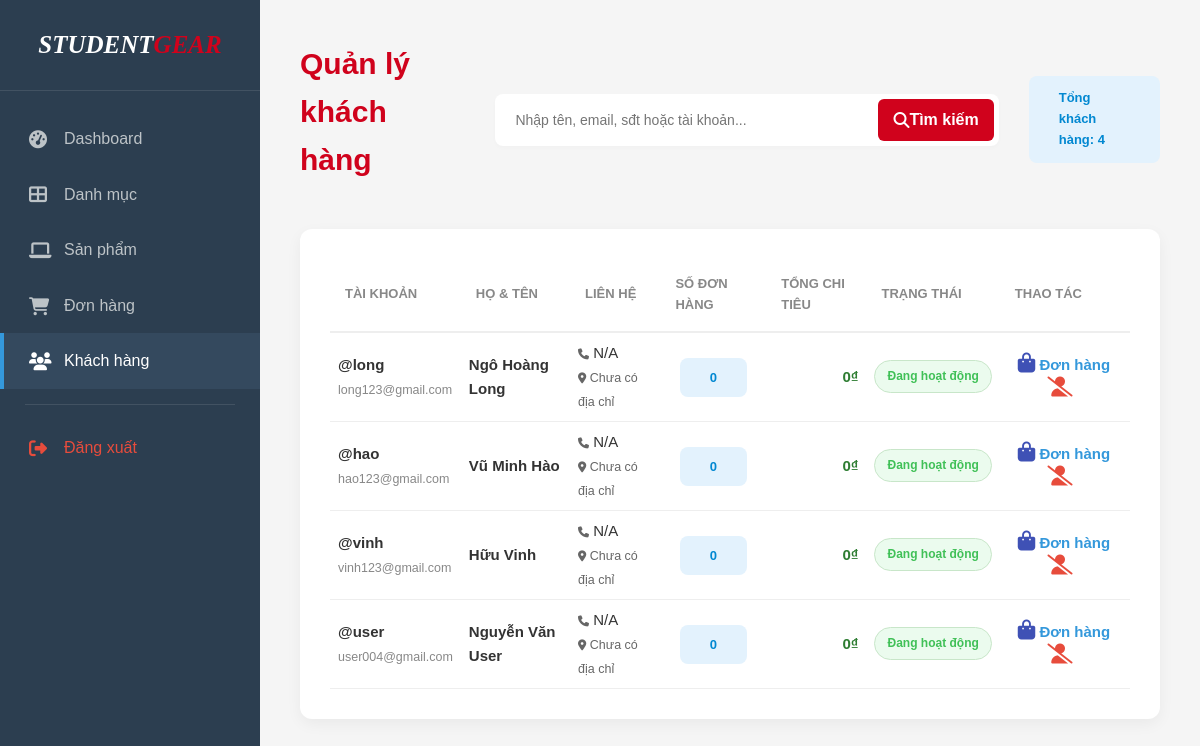
/admin/pages/users.php (signed in), run on the app's committed database.
### tables this page shows
CREATE TABLE IF NOT EXISTS users (
  id INT AUTO_INCREMENT PRIMARY KEY,
  username VARCHAR(50) UNIQUE NOT NULL,
  email VARCHAR(100) UNIQUE NOT NULL,
  password VARCHAR(255) NOT NULL,
  fullname VARCHAR(100),
  phone VARCHAR(20),
  address TEXT,
  avatar VARCHAR(255),
  is_active TINYINT(1) DEFAULT 1,
  created_at TIMESTAMP DEFAULT CURRENT_TIMESTAMP,
  updated_at TIMESTAMP DEFAULT CURRENT_TIMESTAMP ON UPDATE CURRENT_TIMESTAMP,
  INDEX idx_email (email),
  INDEX idx_username (username)
);

### admin/pages/users.php (the view, shortened to what this page needs)
<?php
require_once '../../config/db.php';
$search = isset($_GET['search']) ? trim($_GET['search']) : '';
$sql_users = "SELECT
                u.*,
                COUNT(CASE WHEN o.status != 'cancelled' THEN o.id END) AS total_orders,
                COALESCE(SUM(CASE WHEN o.status != 'cancelled' THEN o.total_price END), 0) AS total_spent
              FROM users u
              LEFT JOIN orders o ON u.id = o.user_id
              WHERE 1=1";
$sql_users .= " GROUP BY u.id ORDER BY u.created_at DESC";
$res_users = $conn->query($sql_users);
?>
<!DOCTYPE html>
<html lang="vi">
<head>
    <link rel="stylesheet" href="https://cdnjs.cloudflare.com/ajax/libs/font-awesome/6.4.0/css/all.min.css">
    <link rel="stylesheet" href="../../assets/css/admin.css">
</head>
<body class="admin-body">
    <div class="admin-wrapper">
        <?php include_once '../includes/sidebar.php'; ?>
        <main class="main-content">
            <header class="main-content__header">
                <h2>Quản lý khách hàng</h2>
                <form method="GET" action="" class="search-form user">
                    <input type="text" name="search" class="search-input"
                        placeholder="Nhập tên, email, sđt hoặc tài khoản..."
                        value="<?= htmlspecialchars($search) ?>">
                    <button type="submit" class="btn-primary" style="padding: 8px 15px;">
                        <i class="fas fa-search"></i> Tìm kiếm
                    </button>
                </form>
                <span class="badge-count">Tổng khách hàng: <?= $res_users->num_rows ?></span>
            </header>
            <section class="table-container">
                <table class="table">
                    <thead>
                        <tr>
                            <th>Tài khoản</th>
                            <th>Họ & Tên</th>
                            <th>Liên hệ</th>
                            <th class="text-center">Số đơn hàng</th>
                            <th class="text-right">Tổng chi tiêu</th>
                            <th class="text-center">Trạng thái</th>
                            <th class="text-center">Thao tác</th>
                        </tr>
                    </thead>
                    <tbody>
                        <?php if ($res_users->num_rows > 0): ?>
                            <?php while ($row = $res_users->fetch_assoc()): ?>
                                <tr>
                                    <td>
                                        <strong>@<?= htmlspecialchars($row['username']) ?></strong>
                                        <br><small style="color: #888;"><?= htmlspecialchars($row['email']) ?></small>
                                    </td>
                                    <td><strong><?= htmlspecialchars($row['fullname'] ?? 'Chưa cập nhật') ?></strong></td>
                                    <td>
                                        <i class="fa-solid fa-phone" style="font-size: 11px; color:#666;"></i> <?= htmlspecialchars($row['phone'] ?? 'N/A') ?>
                                        <br><small style="color: #666;"><i class="fa-solid fa-location-dot" style="font-size: 11px;"></i> <?= htmlspecialchars($row['address'] ?? 'Chưa có địa chỉ') ?></small>
                                    </td>
                                    <td class="text-center">
                                        <span class="badge-count"><?= $row['total_orders'] ?></span>
                                    </td>
                                    <td class="text-right spent-amount">
                                        <?= number_format($row['total_spent'], 0, ',', '.') ?>₫
                                    </td>
                                    <td class="text-center">
                                        <span class="status-badge <?= $row['is_active'] ? 'badge-success' : 'badge-warning' ?>">
                                            <?= $row['is_active'] ? 'Đang hoạt động' : 'Đang khóa' ?>
                                        </span>
                                    </td>
                                    <td class="text-center">
                                        <a href="orders.php?user_id=<?= $row['id'] ?>" class="action-link" title="Xem danh sách đơn hàng">
                                            <i class="fas fa-shopping-bag" style="color: #3f51b5;"></i> Đơn hàng
                                        </a>
                                        <a href="../handlers/toggle_user.php?id=<?= $row['id'] ?>"
                                            class="action-link <?= $row['is_active'] ? 'text-danger' : 'text-success' ?>"
                                            onclick="return confirm('Bạn chắc chắn muốn thay đổi trạng thái tài khoản này?')"
                                            style="margin-left: 10px;">
                                            <i class="fas <?= $row['is_active'] ? 'fa-user-slash' : 'fa-user-check' ?>"></i>
                                        </a>
                                    </td>
                                </tr>
                            <?php endwhile; ?>
                        <?php else: ?>
                            <tr>
                                <td colspan="8" class="text-center" style="padding: 20px; color: #888;">Không tìm thấy khách hàng nào khớp với từ khóa.</td>
                            </tr>
                        <?php endif; ?>
                    </tbody>
                </table>
            </section>
        </main>
    </div>
</body>
</html>

### admin/includes/sidebar.php
<?php
$current_page = basename($_SERVER['PHP_SELF']);
?>
<aside class="sidebar">
    <div class="sidebar__brand">
        <h4>Student<span style="color: #d0021c;">Gear</span></h4>
    </div>
    <nav class="sidebar__nav">
        <a href="<?php echo BASE_URL; ?>admin/index.php" class="<?= ($current_page == 'index.php') ? 'active' : '' ?>">
            <i class="fas fa-tachometer-alt"></i> Dashboard
        </a>
        <a href="<?php echo BASE_URL; ?>admin/pages/categories.php" class="<?= ($current_page == 'categories.php') ? 'active' : '' ?>">
            <i class="fa-solid fa-table-cells-large"></i> Danh mục
        </a>
        <a href="<?php echo BASE_URL; ?>admin/pages/products.php" class="<?= ($current_page == 'products.php') ? 'active' : '' ?>">
            <i class="fas fa-laptop"></i> Sản phẩm
        </a>
        <a href="<?php echo BASE_URL; ?>admin/pages/orders.php" class="<?= ($current_page == 'orders.php') ? 'active' : '' ?>">
            <i class="fas fa-shopping-cart"></i> Đơn hàng
        </a>
        <a href="<?php echo BASE_URL; ?>admin/pages/users.php" class="<?= ($current_page == 'users.php') ? 'active' : '' ?>">
            <i class="fas fa-users"></i> Khách hàng
        </a>
        <div class="sidebar__divider"></div>
        <a href="<?php echo BASE_URL; ?>auth/logout.php" class="text-danger">
            <i class="fas fa-sign-out-alt"></i> Đăng xuất
        </a>
    </nav>
</aside>

### assets/css/admin.css (style rules this page uses)
html { font-size:62.5%;scroll-behavior:smooth;font-family:"cursive",sans-serif }
body { font-size:1.6rem;line-height:1.6;color:#333;background-color:#f5f5f5;overflow-x:hidden }
a { text-decoration:none;color:inherit }
button,input,select,textarea { font-family:inherit;font-size:inherit;outline:none;border:none }
button { cursor:pointer;background:none }
.admin-wrapper { display:flex;min-height:100vh }
.main-content { flex-grow:1;padding:40px;overflow-y:auto }
.main-content__header { display:flex;justify-content:space-between;align-items:center;margin-bottom:30px;gap:30px }
.main-content__header h2 { font-size:30px;font-weight:700;color:#d0021c;margin-bottom:15px }
.sidebar { width:260px;background:#2c3e50;color:#fff;position:sticky;top:0;height:100vh;flex-shrink:0 }
.sidebar__brand { padding:25px;text-align:center;border-bottom:1px solid rgba(255,255,255,.1) }
.sidebar__brand h4 { text-decoration:none;display:block;text-transform:uppercase;font-size:25px;font-weight:700;font-style:italic;font-family:cursive }
.sidebar__nav { padding:20px 0 }
.sidebar__nav a { display:flex;align-items:center;padding:15px 25px;color:#bdc3c7;text-decoration:none;transition:all .3s;border-left:4px solid rgba(0,0,0,0) }
.sidebar__nav a i { width:20px;margin-right:15px;font-size:18px }
.sidebar__nav a:hover,.sidebar__nav a.active { background:#34495e;color:#fff;border-left-color:#3498db }
.sidebar__divider { height:1px;background:rgba(255,255,255,.1);margin:15px 25px }
.table-container { background:#fff;padding:30px;border-radius:12px;box-shadow:0 5px 15px rgba(0,0,0,.05) }
.table-container .table { width:100%;border-collapse:collapse }
.table-container .table thead th { text-align:left;padding:15px;border-bottom:2px solid #eee;color:#888;font-size:13px;text-transform:uppercase }
.table-container .table tbody td { padding:8px;border-bottom:1px solid #eee;font-size:15px }
.search-form { background:#fff;padding:5px;border-radius:10px }
.search-form .btn-primary,.search-form .btn-secondary { height:42px;display:flex;align-items:center;justify-content:center }
.status-badge { padding:6px 14px;border-radius:20px;font-size:12px;font-weight:600 }
.status-badge.badge-success { background:#ebfbee;color:#40c057 }
.action-link { color:#3498db;text-decoration:none;font-weight:600;margin-inline:10px }
.btn-primary { background-color:#d0021c;color:#fff;padding:10px 20px;border:none;border-radius:6px;cursor:pointer;font-weight:600;transition:.3s }
.action-link i { font-size:20px }
.text-danger { color:#e74c3c !important }
.status-badge { display:inline-block;padding:6px 12px;font-size:12px;font-weight:600;border-radius:20px;text-align:center;min-width:100px;white-space:nowrap }
.badge-success { background-color:#edf7ed;color:#2e7d32;border:1px solid #c8e6c9 }
.text-right { text-align:right }
.text-center { text-align:center }
.spent-amount { color:#2e7d32;font-weight:bold }
.badge-count { background-color:#e3f2fd;color:#0288d1;padding:12px 30px;border-radius:8px;font-weight:bold;font-size:13px }
.user { border-radius:8px;box-shadow:0 2px 4px rgba(0,0,0,.02);max-width:650px;width:100% }
.search-form { display:flex;gap:10px }
.search-input { flex:1;padding:8px 15px;border-radius:4px;font-size:14px;outline:none }

### data on the page
users: username "long", email "long123@gmail.com", fullname "Ngô Hoàng Long", phone "N/A", address "Chưa có địa chỉ", total_orders "0", total_spent "0", is_active "Đang hoạt động"
users: username "hao", email "hao123@gmail.com", fullname "Vũ Minh Hào", phone "N/A", address "Chưa có địa chỉ", total_orders "0", total_spent "0", is_active "Đang hoạt động"
users: username "vinh", email "vinh123@gmail.com", fullname "Hữu Vinh", phone "N/A", address "Chưa có địa chỉ", total_orders "0", total_spent "0", is_active "Đang hoạt động"
users: username "user", email "user004@gmail.com", fullname "Nguyễn Văn User", phone "N/A", address "Chưa có địa chỉ", total_orders "0", total_spent "0", is_active "Đang hoạt động"

### other printed values
$res_users->num_rows "4"
